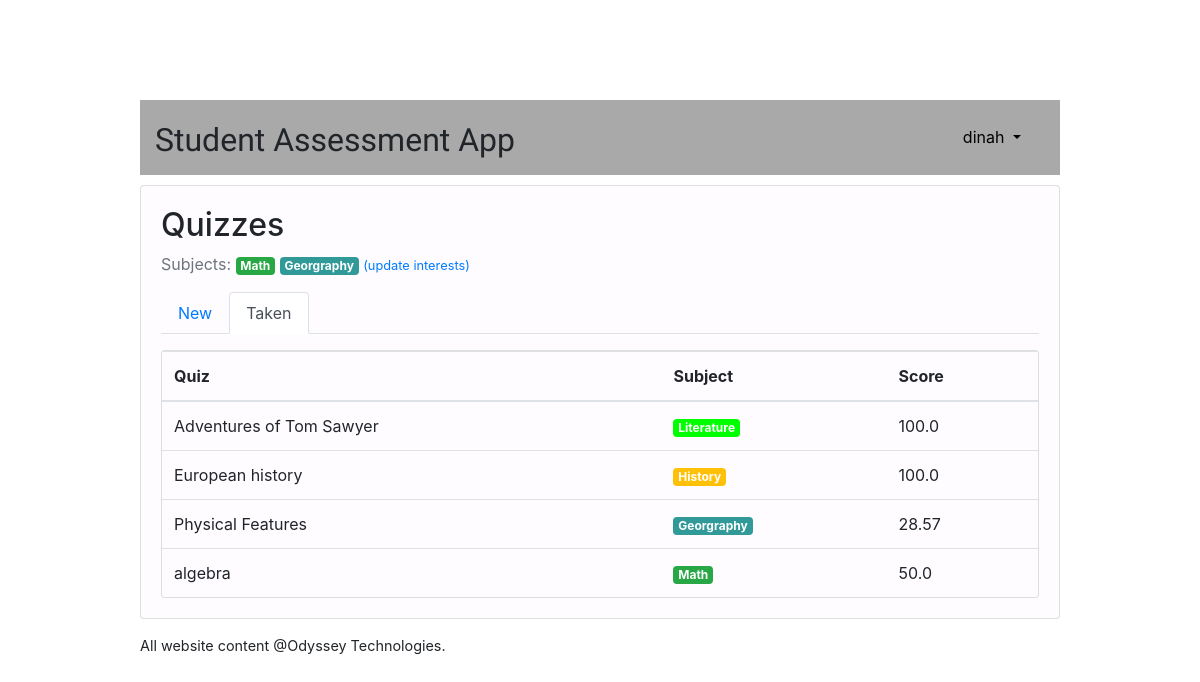
The app's page /students/taken/ (signed in), older data.
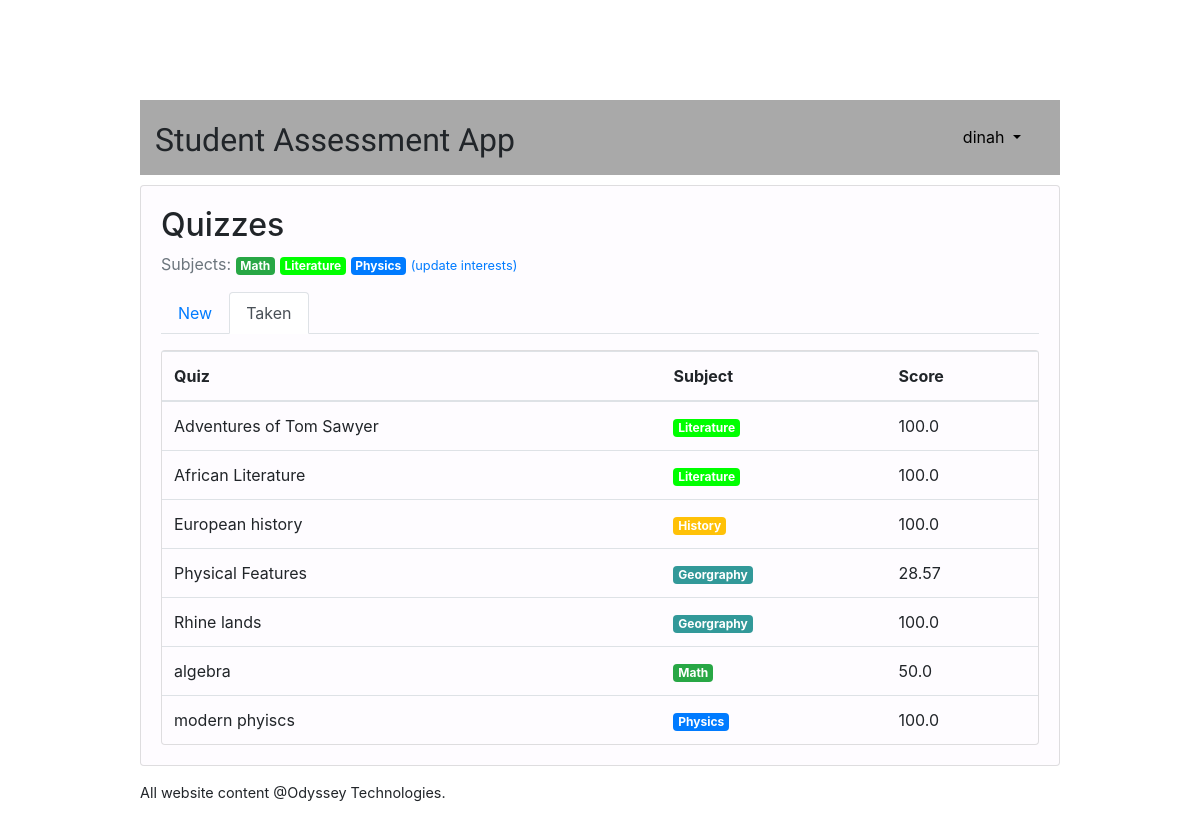
The same page, newer data.
### classroom/models.py (models this page shows, shortened)
class Subject(models.Model):
    name = models.CharField(max_length=30)
    color = models.CharField(max_length=7, default='#007bff')
    image = models.ImageField(upload_to= "static/img", default=0)
    def get_html_badge(self):
        name = escape(self.name)
        color = escape(self.color)
        html = '<span class="badge badge-primary" style="background-color: %s">%s</span>' % (color, name)
        return mark_safe(html)

class TakenQuiz(models.Model):
    student = models.ForeignKey(Student, on_delete=models.CASCADE, related_name='taken_quizzes')
    quiz = models.ForeignKey(Quiz, on_delete=models.CASCADE, related_name='taken_quizzes')
    score = models.FloatField()
    date = models.DateTimeField(auto_now_add=True)

class Quiz(models.Model):
    owner = models.ForeignKey(User, on_delete=models.CASCADE, related_name='quizzes')
    name= models.CharField(max_length=255)
    subject = models.ForeignKey(Subject, on_delete=models.CASCADE, related_name='quizzes')

### classroom/views/students.py (the view)
# urls.py: path('taken/', students.TakenQuizListView.as_view(), name='taken_quiz_list'),
@method_decorator([login_required, student_required], name='dispatch')
class TakenQuizListView(ListView):
    model = TakenQuiz
    context_object_name = 'taken_quizzes'
    template_name = 'classroom/students/taken_quiz_list.html'
    def get_queryset(self):
        queryset = self.request.user.student.taken_quizzes \
            .select_related('quiz', 'quiz__subject') \
            .order_by('quiz__name')
        return queryset

### classroom/templates/classroom/students/taken_quiz_list.html
{% extends 'base.html' %}
{% block content %}
  {% include 'classroom/students/_header.html' with active='taken' %}
  <div class="card">
    <table class="table mb-0">
      <thead>
        <tr>
          <th>Quiz</th>
          <th>Subject</th>
          <th>Score</th>
        </tr>
      </thead>
      <tbody>
        {% for taken_quiz in taken_quizzes %}
          <tr>
            <td>{{ taken_quiz.quiz.name }}</td>
            <td>{{ taken_quiz.quiz.subject.get_html_badge }}</td>
            <td>{{ taken_quiz.score }}</td>
          </tr>
        {% empty %}
          <tr>
            <td class="bg-light text-center font-italic" colspan="3">You haven't completed any quiz yet.</td>
          </tr>
        {% endfor %}
      </tbody>
    </table>
  </div>
{% endblock %}

### classroom/templates/classroom/students/_header.html
<h2>Quizzes</h2>
<p class="text-muted">
  Subjects:{% for subject in user.student.interests.all %} {{ subject.get_html_badge }}{% endfor %}
  <a href="{% url 'students:student_interests' %}"><small>(update interests)</small></a>
</p>
<ul class="nav nav-tabs mb-3">
  <li class="nav-item">
    <a class="nav-link{% if active == 'new' %} active{% endif %}" href="{% url 'students:quiz_list' %}">New</a>
  </li>
  <li class="nav-item">
    <a class="nav-link{% if active == 'taken' %} active{% endif %}" href="{% url 'students:taken_quiz_list' %}">Taken</a>
  </li>
</ul>

Row changes from the older to the newer data that the page shows:
no longer on this page (row unchanged): Subject: get_html_badge "Georgraphy"
now on this page (row unchanged): Subject: get_html_badge "Literature"
now on this page (row unchanged): Subject: get_html_badge "Physics"
added TakenQuiz: quiz.name "African Literature", quiz.subject.get_html_badge "Literature", score "100.0"
added TakenQuiz: quiz.name "Rhine lands", quiz.subject.get_html_badge "Georgraphy", score "100.0"
added TakenQuiz: quiz.name "modern phyiscs", quiz.subject.get_html_badge "Physics", score "100.0"
